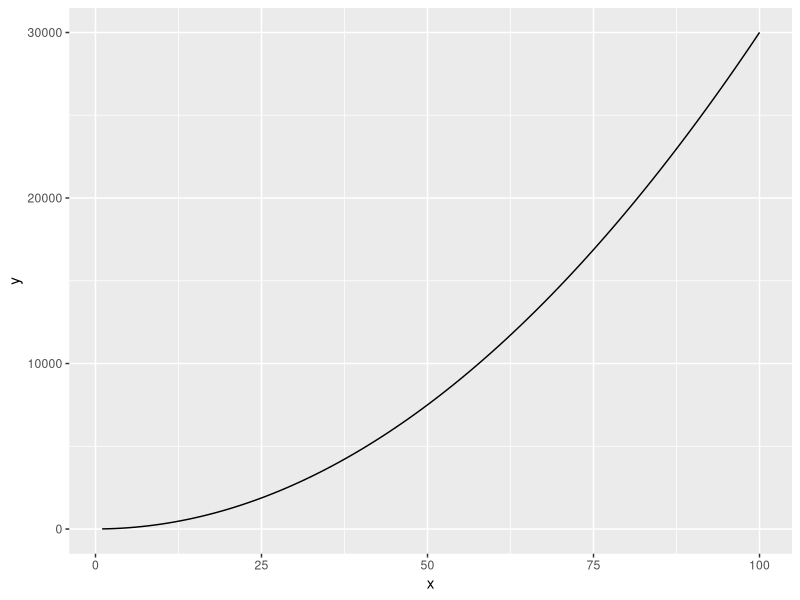
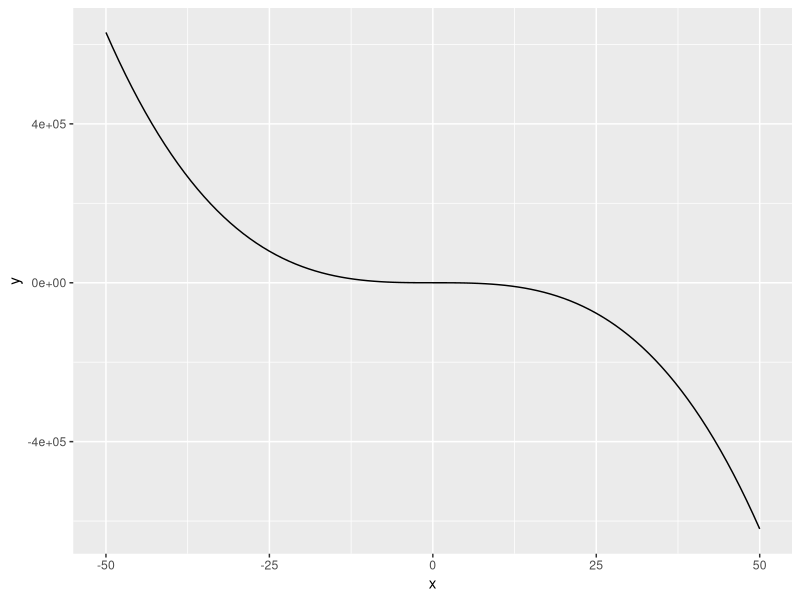
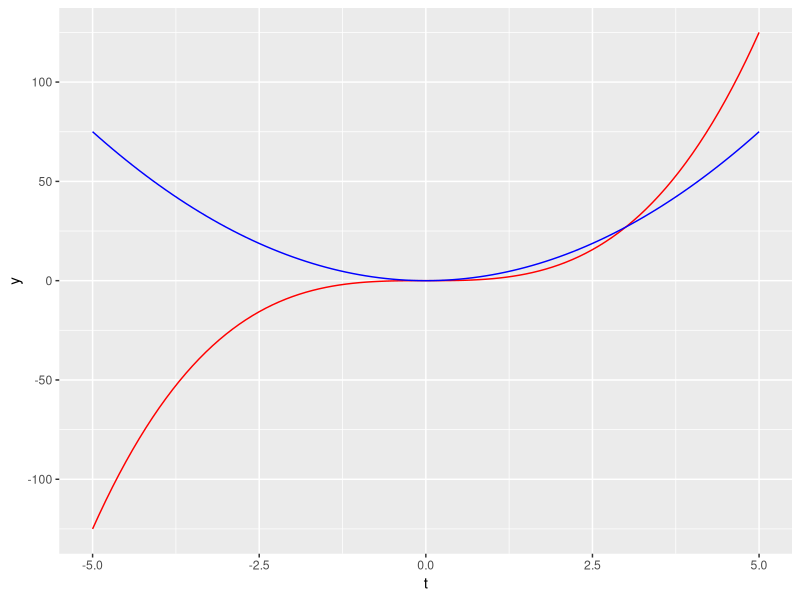

R code for these plots, in order:
## ---- chunk 1

# loading packages ----
library(tidyverse)

# define function
# establish function by
  # select expression
  # than shortcut ctrl+alt+x
  # name function
eq1 <- function(x) {
  3 * x^2 + 4
}

#crate data frame with a range of values to evaluate our function across ----
# c = concatenate or combine
my_data_range <- data.frame(x = c(1, 100))


# plot our function as a continuous curve over our specified range of values in our df ----
ggplot(data = my_data_range, aes(x = x)) + geom_function(fun = eq1)

## ---- chunk 2
#define function ----
eq2 <- function(x) {
  (2.4) - (5*x^3) + (2.1*x^2)
}

# make data frame
my_data_range_2 <- data.frame(x = c(-50, 50))

# plot it
ggplot(data = my_data_range_2, aes(x=x)) + geom_function(fun = eq2)
## ---- chunk 3
# create function ----
eq3 <- function(t) {
  t^3
}

#find deriv
deriv_of_t <- D(expression(t^3), "t")

#store deriv as function
deriv_of_t_func <- function(t) {
  3 * t^2
}

# establish data frame ----
my_data_range_3 <- data.frame(t = c(-5, 5))

# make plot ----
ggplot(data = my_data_range_3, aes(x = t)) + geom_function(fun = eq3, color = "red") + geom_function(fun = deriv_of_t_func, color = "blue")
## ---- chunk 4
#expression
f_xyz <- expression((2*x*y) - (3*x^2*z^3))

#partial with respect x ----
df_dx <- D(expr = f_xyz, name = "x")

